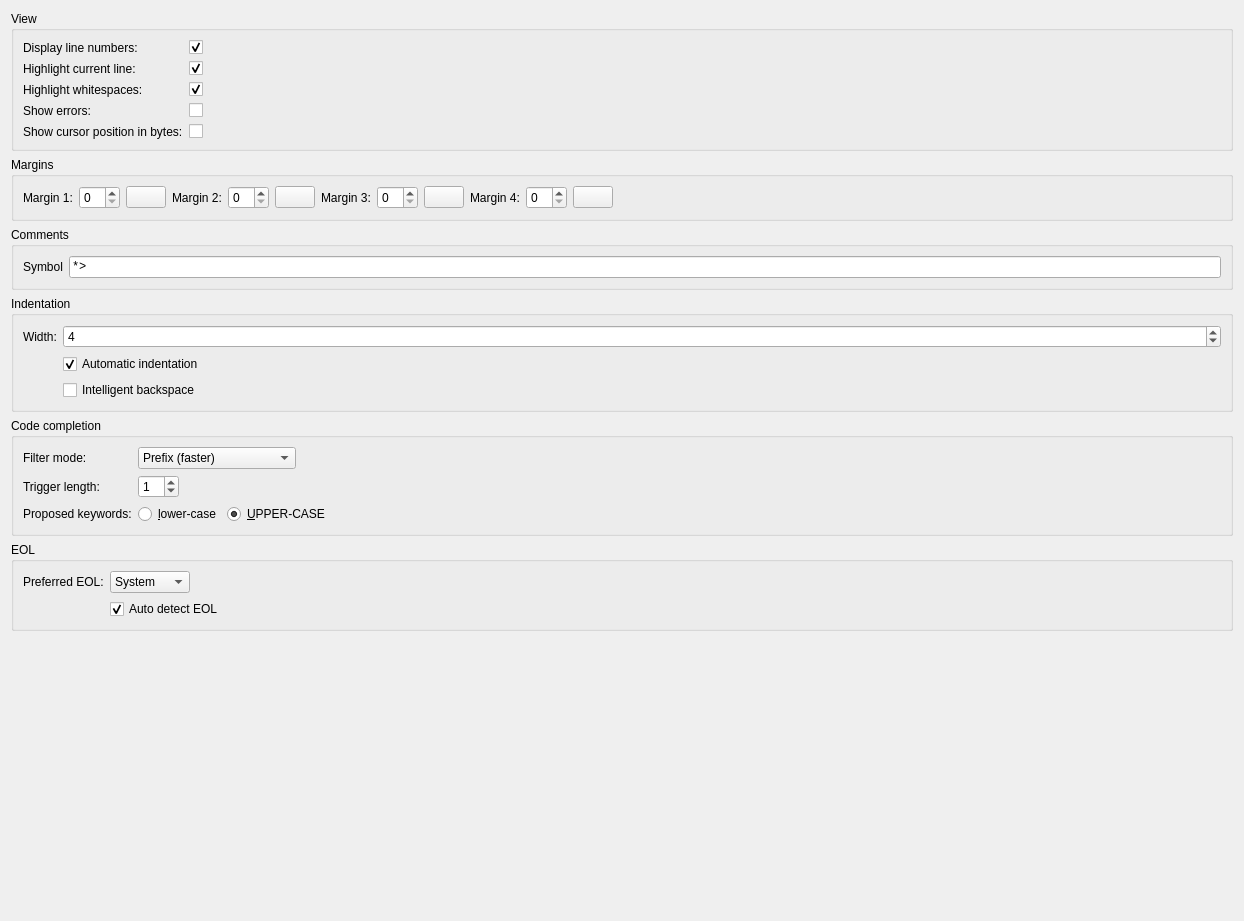
            <widget class="QWidget" name="scrollAreaWidgetContents_2">
             <property name="geometry">
              <rect>
               <x>0</x>
               <y>0</y>
               <width>1244</width>
               <height>921</height>
              </rect>
             </property>
             <layout class="QVBoxLayout" name="verticalLayout_7">
              <item>
               <widget class="QGroupBox" name="groupBox_3">
                <property name="title">
                 <string>View</string>
                </property>
                <layout class="QFormLayout" name="formLayout">
                 <item row="0" column="0">
                  <widget class="QLabel" name="label_10">
                   <property name="text">
                    <string>Display line numbers:</string>
                   </property>
                  </widget>
                 </item>
                 <item row="0" column="1">
                  <widget class="QCheckBox" name="checkBoxViewLineNumber">
                   <property name="toolTip">
                    <string>Show/Hide line numbers</string>
                   </property>
                   <property name="statusTip">
                    <string>Show/Hide line numbers</string>
                   </property>
                   <property name="text">
                    <string/>
                   </property>
                   <property name="checked">
                    <bool>true</bool>
                   </property>
                  </widget>
                 </item>
                 <item row="1" column="0">
                  <widget class="QLabel" name="label_11">
                   <property name="text">
                    <string>Highlight current line:</string>
                   </property>
                  </widget>
                 </item>
                 <item row="1" column="1">
                  <widget class="QCheckBox" name="checkBoxHighlightCurrentLine">
                   <property name="toolTip">
                    <string>Highlight caret line</string>
                   </property>
                   <property name="statusTip">
                    <string>Highlight caret line</string>
                   </property>
                   <property name="text">
                    <string/>
                   </property>
                   <property name="checked">
                    <bool>true</bool>
                   </property>
                  </widget>
                 </item>
                 <item row="2" column="0">
                  <widget class="QLabel" name="label_12">
                   <property name="text">
                    <string>Highlight whitespaces:</string>
                   </property>
                  </widget>
                 </item>
                 <item row="2" column="1">
                  <widget class="QCheckBox" name="checkBoxHighlightWhitespaces">
                   <property name="toolTip">
                    <string>Show visual whitespaces</string>
                   </property>
                   <property name="statusTip">
                    <string>Show visual whitespaces</string>
                   </property>
                   <property name="text">
                    <string/>
                   </property>
                   <property name="checked">
                    <bool>true</bool>
                   </property>
                  </widget>
                 </item>
                 <item row="3" column="0">
                  <widget class="QLabel" name="label_13">
                   <property name="text">
                    <string>Show errors:</string>
                   </property>
                  </widget>
                 </item>
                 <item row="3" column="1">
                  <widget class="QCheckBox" name="checkBoxShowErrors">
                   <property name="toolTip">
                    <string>Compile your code on the fly and show errors while you're typing</string>
                   </property>
                   <property name="text">
                    <string/>
                   </property>
                  </widget>
                 </item>
                 <item row="4" column="0">
                  <widget class="QLabel" name="label_38">
                   <property name="text">
                    <string>Show cursor position in bytes:</string>
                   </property>
                  </widget>
                 </item>
                 <item row="4" column="1">
                  <widget class="QCheckBox" name="cb_cursor_pos_in_bytes">
                   <property name="toolTip">
                    <string>&lt;html&gt;&lt;head/&gt;&lt;body&gt;&lt;p&gt;Check this if you want to see the cursor position expressed in bytes instead of characters (encoding is then taken into account).&lt;/p&gt;&lt;/body&gt;&lt;/html&gt;</string>
                   </property>
                   <property name="text">
                    <string/>
                   </property>
                  </widget>
                 </item>
                </layout>
               </widget>
              </item>
              <item>
               <widget class="QGroupBox" name="groupBox_11">
                <property name="title">
                 <string>Margins</string>
                </property>
                <layout class="QHBoxLayout" name="horizontalLayout_18">
                 <item>
                  <layout class="QHBoxLayout" name="horizontalLayout_14">
                   <property name="leftMargin">
                    <number>0</number>
                   </property>
                   <item>
                    <widget class="QLabel" name="label_5">
                     <property name="text">
                      <string>Margin 1:</string>
                     </property>
                    </widget>
                   </item>
                   <item>
                    <widget class="QSpinBox" name="spin_box_margin_1"/>
                   </item>
                   <item>
                    <widget class="ColorPicker" name="color_picker_1">
                     <property name="text">
                      <string/>
                     </property>
                    </widget>
                   </item>
                  </layout>
                 </item>
                 <item>
                  <layout class="QHBoxLayout" name="horizontalLayout_15">
                   <property name="leftMargin">
                    <number>0</number>
                   </property>
                   <item>
                    <widget class="QLabel" name="label_39">
                     <property name="text">
                      <string>Margin 2:</string>
                     </property>
                    </widget>
                   </item>
                   <item>
                    <widget class="QSpinBox" name="spin_box_margin_2"/>
                   </item>
                   <item>
                    <widget class="ColorPicker" name="color_picker_2">
                     <property name="text">
                      <string/>
                     </property>
                    </widget>
                   </item>
                  </layout>
                 </item>
                 <item>
                  <layout class="QHBoxLayout" name="horizontalLayout_16">
                   <property name="leftMargin">
                    <number>0</number>
                   </property>
                   <item>
                    <widget class="QLabel" name="label_40">
                     <property name="text">
                      <string>Margin 3:</string>
                     </property>
                    </widget>
                   </item>
                   <item>
                    <widget class="QSpinBox" name="spin_box_margin_3"/>
                   </item>
                   <item>
                    <widget class="ColorPicker" name="color_picker_3">
                     <property name="text">
                      <string/>
                     </property>
                    </widget>
                   </item>
                  </layout>
                 </item>
                 <item>
                  <layout class="QHBoxLayout" name="horizontalLayout_17">
                   <property name="leftMargin">
                    <number>0</number>
                   </property>
                   <item>
                    <widget class="QLabel" name="label_41">
                     <property name="text">
                      <string>Margin 4:</string>
                     </property>
                    </widget>
                   </item>
                   <item>
                    <widget class="QSpinBox" name="spin_box_margin_4"/>
                   </item>
                   <item>
                    <widget class="ColorPicker" name="color_picker_4">
                     <property name="text">
                      <string/>
                     </property>
                    </widget>
                   </item>
                  </layout>
                 </item>
                 <item>
                  <spacer name="horizontalSpacer">
                   <property name="orientation">
                    <enum>Qt::Horizontal</enum>
                   </property>
                   <property name="sizeHint" stdset="0">
                    <size>
                     <width>40</width>
                     <height>20</height>
                    </size>
                   </property>
                  </spacer>
                 </item>
                </layout>
               </widget>
              </item>
              <item>
               <widget class="QGroupBox" name="groupBox">
                <property name="title">
                 <string>Comments</string>
                </property>
                <layout class="QFormLayout" name="formLayout_7">
                 <item row="0" column="0">
                  <widget class="QLabel" name="label_7">
                   <property name="text">
                    <string>Symbol</string>
                   </property>
                  </widget>
                 </item>
                 <item row="0" column="1">
                  <widget class="QLineEdit" name="lineEditCommentIndicator">
                   <property name="font">
                    <font>
                     <family>Monospace</family>
                    </font>
                   </property>
                   <property name="text">
                    <string>*&gt;</string>
                   </property>
                  </widget>
                 </item>
                </layout>
               </widget>
              </item>
              <item>
               <widget class="QGroupBox" name="groupBox_2">
                <property name="title">
                 <string>Indentation</string>
                </property>
                <layout class="QFormLayout" name="formLayout_2">
                 <item row="1" column="0">
                  <widget class="QLabel" name="label">
                   <property name="text">
                    <string>Width:</string>
                   </property>
                  </widget>
                 </item>
                 <item row="1" column="1">
                  <widget class="QSpinBox" name="spinBoxEditorTabLen">
                   <property name="toolTip">
                    <string>Tab length (number of spaces)</string>
                   </property>
                   <property name="statusTip">
                    <string>Tab length (number of spaces)</string>
                   </property>
                   <property name="minimum">
                    <number>2</number>
                   </property>
                   <property name="maximum">
                    <number>99</number>
                   </property>
                   <property name="value">
                    <number>4</number>
                   </property>
                  </widget>
                 </item>
                 <item row="2" column="0">
                  <widget class="QLabel" name="label_14">
                   <property name="text">
                    <string/>
                   </property>
                  </widget>
                 </item>
                 <item row="2" column="1">
                  <widget class="QCheckBox" name="checkBoxEditorAutoIndent">
                   <property name="toolTip">
                    <string>Enable/Disable automatic indentation</string>
                   </property>
                   <property name="statusTip">
                    <string>Enable/Disable automatic indentation</string>
                   </property>
                   <property name="text">
                    <string>Automatic indentation</string>
                   </property>
                   <property name="checked">
                    <bool>true</bool>
                   </property>
                  </widget>
                 </item>
                 <item row="3" column="0">
                  <widget class="QLabel" name="label_6">
                   <property name="text">
                    <string/>
                   </property>
                  </widget>
                 </item>
                 <item row="3" column="1">
                  <widget class="QCheckBox" name="checkBoxSmartBackspace">
                   <property name="toolTip">
                    <string>Backspace will act as shift+tab, i.e. it will eat as much spaces 
as possible to get back to the previous indentation level.</string>
                   </property>
                   <property name="text">
                    <string>Intelligent backspace</string>
                   </property>
                  </widget>
                 </item>
                </layout>
               </widget>
              </item>
              <item>
               <widget class="QGroupBox" name="groupBox_4">
                <property name="title">
                 <string>Code completion</string>
                </property>
                <layout class="QFormLayout" name="formLayout_4">
                 <property name="fieldGrowthPolicy">
                  <enum>QFormLayout::ExpandingFieldsGrow</enum>
                 </property>
                 <item row="2" column="0">
                  <widget class="QLabel" name="label_2">
                   <property name="text">
                    <string>Trigger length:</string>
                   </property>
                  </widget>
                 </item>
                 <item row="2" column="1">
                  <widget class="QSpinBox" name="spinBoxEditorCCTriggerLen">
                   <property name="toolTip">
                    <string>Number of characters needed to trigger auto completion</string>
                   </property>
                   <property name="statusTip">
                    <string>Number of characters needed to trigger auto completion</string>
                   </property>
                   <property name="value">
                    <number>1</number>
                   </property>
                  </widget>
                 </item>
                 <item row="3" column="0">
                  <widget class="QLabel" name="label_16">
                   <property name="text">
                    <string>Proposed keywords:</string>
                   </property>
                  </widget>
                 </item>
                 <item row="3" column="1">
                  <layout class="QHBoxLayout" name="horizontalLayout">
                   <property name="leftMargin">
                    <number>0</number>
                   </property>
                   <item>
                    <widget class="QRadioButton" name="rbLowerCaseKwds">
                     <property name="toolTip">
                      <string>All proposed keywords are lower-case</string>
                     </property>
                     <property name="text">
                      <string>&amp;lower-case</string>
                     </property>
                    </widget>
                   </item>
                   <item>
                    <widget class="QRadioButton" name="rbUpperCaseKwds">
                     <property name="toolTip">
                      <string>All proposed keywords are UPPER-CASE</string>
                     </property>
                     <property name="text">
                      <string>&amp;UPPER-CASE</string>
                     </property>
                     <property name="checked">
                      <bool>true</bool>
                     </property>
                    </widget>
                   </item>
                  </layout>
                 </item>
                 <item row="0" column="0">
                  <widget class="QLabel" name="label_31">
                   <property name="text">
                    <string>Filter mode:</string>
                   </property>
                  </widget>
                 </item>
                 <item row="0" column="1">
                  <widget class="QComboBox" name="comboCcFilterMode">
                   <property name="sizePolicy">
                    <sizepolicy hsizetype="Preferred" vsizetype="Fixed">
                     <horstretch>0</horstretch>
                     <verstretch>0</verstretch>
                    </sizepolicy>
                   </property>
                   <property name="minimumSize">
                    <size>
                     <width>134</width>
                     <height>0</height>
                    </size>
                   </property>
                   <item>
                    <property name="text">
                     <string>Prefix (faster)</string>
                    </property>
                   </item>
                   <item>
                    <property name="text">
                     <string>Subsequence (smarter)</string>
                    </property>
                   </item>
                  </widget>
                 </item>
                </layout>
               </widget>
              </item>
              <item>
               <widget class="QGroupBox" name="groupBox_10">
                <property name="title">
                 <string>EOL</string>
                </property>
                <layout class="QFormLayout" name="formLayout_11">
                 <property name="fieldGrowthPolicy">
                  <enum>QFormLayout::ExpandingFieldsGrow</enum>
                 </property>
                 <item row="0" column="0">
                  <widget class="QLabel" name="label_30">
                   <property name="text">
                    <string>Preferred EOL:</string>
                   </property>
                  </widget>
                 </item>
                 <item row="0" column="1">
                  <widget class="QComboBox" name="comboBoxPreferredEOL">
                   <item>
                    <property name="text">
                     <string>System</string>
                    </property>
                   </item>
                   <item>
                    <property name="text">
                     <string>Linux</string>
                    </property>
                   </item>
                   <item>
                    <property name="text">
                     <string>Mac</string>
                    </property>
                   </item>
                   <item>
                    <property name="text">
                     <string>Windows</string>
                    </property>
                   </item>
                  </widget>
                 </item>
                 <item row="1" column="1">
                  <widget class="QCheckBox" name="checkBoxAutodetectEOL">
                   <property name="text">
                    <string>Auto detect EOL</string>
                   </property>
                   <property name="checked">
                    <bool>true</bool>
                   </property>
                  </widget>
                 </item>
                </layout>
               </widget>
              </item>
              <item>
               <spacer name="verticalSpacer">
                <property name="orientation">
                 <enum>Qt::Vertical</enum>
                </property>
                <property name="sizeHint" stdset="0">
                 <size>
                  <width>20</width>
                  <height>40</height>
                 </size>
                </property>
               </spacer>
              </item>
             </layout>
            </widget>
